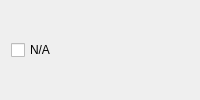
<?xml version="1.0" encoding="UTF-8"?>
<ui version="4.0">
 <class>Elpida::Application::BooleanConfigurationView</class>
 <widget class="QWidget" name="Elpida::Application::BooleanConfigurationView">
  <property name="windowTitle">
   <string>Form</string>
  </property>
  <layout class="QHBoxLayout" name="horizontalLayout">
   <item>
    <widget class="QCheckBox" name="chkConfig">
     <property name="text">
      <string>N/A</string>
     </property>
    </widget>
   </item>
  </layout>
 </widget>
 <resources/>
 <connections/>
</ui>
